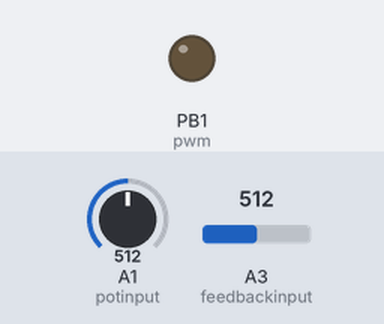
A sketch run on a simulated ATtiny85, built with avr-gcc and run on an emulated ATtiny85. Shown: output pins drawn as LEDs (lit = HIGH). The inputs (shaded band) are chosen by the test bench; at power-on: A1 (potinput) = 512, A3 (feedbackinput) = 512.

Above: at 1.2 s.
1.3 s: A1 (potinput) set to 529
At 1.7 s:
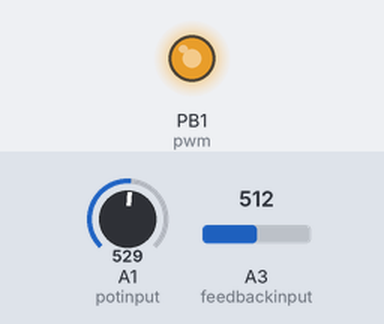
2.8 s: A3 (feedbackinput) set to 545
At 4.0 s:
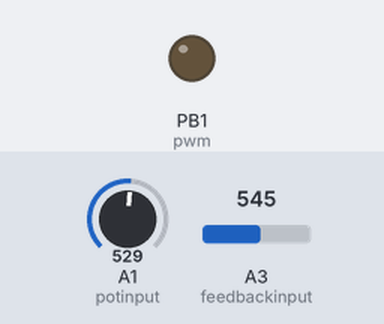
4.3 s: A3 (feedbackinput) set to 511
At 5.1 s:
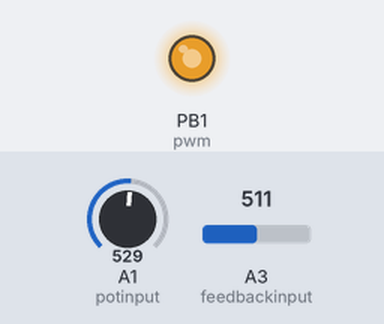
5.8 s: A3 (feedbackinput) set to 716
At 6.3 s:
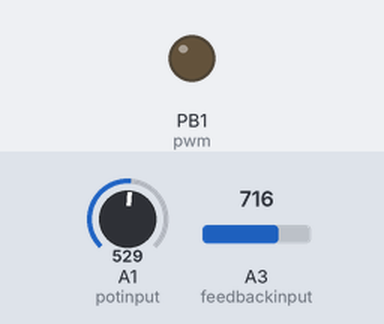
Timing chart, 0 to 8.3 s (numbered marks = the images above; inputs shaded):
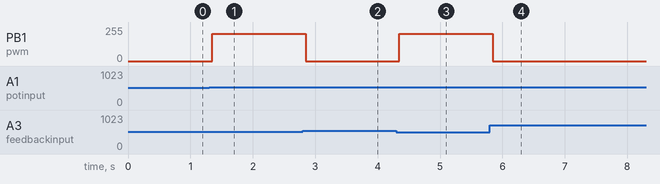

Measured:
- the behaviour switches between 512 and 513 on A1 (potinput) (found by bisection; images 0 and 1)
- the behaviour switches between 529 and 530 on A3 (feedbackinput) (found by bisection; images 1 and 2)
- after the input at 1.3 s, PB1 (pwm): 0/255 → 204/255 after 0.05 s
- after the input at 2.8 s, PB1 (pwm): 204/255 → 0/255 after 0.05 s
- after the input at 4.3 s, PB1 (pwm): 0/255 → 204/255 after 0.05 s
- after the input at 5.8 s, PB1 (pwm): 204/255 → 0/255 after 0.05 s

The sketch:

FZE1LU4IU2NFBF2.ino
```cpp
#define F_CPU 8000000
const int pwm = 1;
const int potinput = A1;
const int feedbackinput = A3;
int potinputval;
int feedbackinputval;
int pwmval;

void setup() {
  TCCR0A = 2 << COM0A0 | 2 << COM0B0 | 3 << WGM00;
  TCCR0B = 0 << WGM02 | 1 << CS00;
  TCCR1 = 0 << PWM1A | 0 << COM1A0 | 1 << CS10;
  GTCCR = 1 << PWM1B | 2 << COM1B0;
  pinMode(pwm, OUTPUT);
  pinMode(potinput, INPUT);
  pinMode(feedbackinput, INPUT);
  digitalWrite(pwm, LOW);
  pwmval = 0;
}

void loop() {
  potinputval = analogRead(potinput);
  feedbackinputval = analogRead(feedbackinput);
  while (feedbackinputval < potinputval){
    if (pwmval > 203){
      analogWrite(pwm, pwmval);
      potinputval = analogRead(potinput);
      feedbackinputval = analogRead(feedbackinput);
    }
    else {
    analogWrite(pwm, pwmval);
    pwmval = pwmval + 1;
    potinputval = analogRead(potinput);
    feedbackinputval = analogRead(feedbackinput);
  }}
  while (feedbackinputval > potinputval){
    if (pwmval == 0){
      analogWrite(pwm, pwmval);
      potinputval = analogRead(potinput);
      feedbackinputval = analogRead(feedbackinput);
    }
    else{
    analogWrite(pwm, pwmval);
    pwmval = pwmval - 1;
    potinputval = analogRead(potinput);
    feedbackinputval = analogRead(feedbackinput);
    }}
}
```
